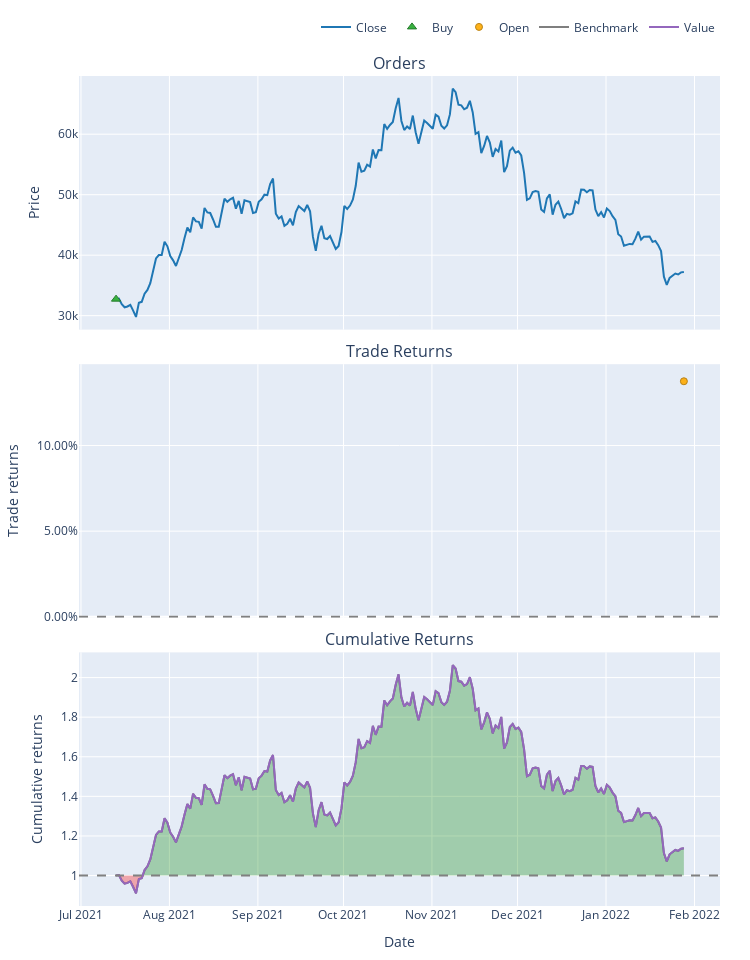

The code cell stored with this chart in its notebook:
### Code cell
port.from_orders(df_backtest_live['close']).plot().show()

### Figure 1 — Plotly figure (JSON) as saved in the notebook; plotly's stock layout.template omitted (floating-point values rounded to 4 significant figures; data arrays with more than 128 entries replaced by an {"elided": "..."} marker saying what was removed)
{"data": [{"legendgroup": "0", "line": {"color": "#1f77b4"}, "name": "Close", "showlegend": true, "type": "scatter", "uid": "793eb232-2403-4755-bcb1-9cf5e08038d0", "x": {"elided": "200 str values"}, "xaxis": "x", "y": {"elided": "200 float values"}, "yaxis": "y"}, {"customdata": [[0, 0.003055, 0]], "hovertemplate": "Order Id: %{customdata[0]}<br>Date: %{x}<br>Price: %{y}<br>Size: %{customdata[1]:.6f}<br>Fees: %{customdata[2]:.6f}", "legendgroup": "1", "marker": {"color": "#37B13F", "line": {"color": "rgb(38,123,44)", "width": 1}, "size": 8, "symbol": "triangle-up"}, "mode": "markers", "name": "Buy", "type": "scatter", "uid": "5d8a86ce-b088-4778-94ed-db6852c30321", "x": ["2021-07-13T07:00:00"], "xaxis": "x", "y": [32730.0], "yaxis": "y"}, {"customdata": [], "hovertemplate": "Order Id: %{customdata[0]}<br>Date: %{x}<br>Price: %{y}<br>Size: %{customdata[1]:.6f}<br>Fees: %{customdata[2]:.6f}", "legendgroup": "2", "marker": {"color": "#EA4335", "line": {"color": "rgb(181,31,18)", "width": 1}, "size": 8, "symbol": "triangle-down"}, "mode": "markers", "name": "Sell", "type": "scatter", "uid": "a141916d-64c0-4c5f-bc78-fb1ef77c8cab", "x": [], "xaxis": "x", "y": [], "yaxis": "y"}, {"customdata": [[0, 0, 13.75]], "hovertemplate": "Trade Id: %{customdata[0]}<br>Position Id: %{customdata[1]}<br>Date: %{x}<br>PnL: %{customdata[1]:.6f}<br>Return: %{y}", "legendgroup": "3", "marker": {"color": "#FFAA00", "line": {"color": "rgb(178,118,0)", "width": 1}, "opacity": [0.9], "size": [7], "symbol": "circle"}, "mode": "markers", "name": "Open", "type": "scatter", "uid": "b3b24bef-b1cd-43e7-865e-e2af5c77cb64", "x": ["2022-01-28T07:00:00"], "xaxis": "x2", "y": [0.1375], "yaxis": "y2"}, {"legendgroup": "4", "line": {"color": "#7f7f7f"}, "name": "Benchmark", "showlegend": true, "type": "scatter", "uid": "5ecf52c3-b31b-4900-94f0-6b1f6912f1d3", "x": {"elided": "200 str values"}, "xaxis": "x3", "y": {"elided": "200 float values"}, "yaxis": "y3"}, {"hoverinfo": "skip", "legendgroup": "5", "line": {"color": "rgba(0, 0, 0, 0)", "width": 0}, "opacity": 0, "showlegend": false, "type": "scatter", "uid": "0593d413-2a99-4b65-b2d3-b63553d78df4", "x": {"elided": "200 str values"}, "xaxis": "x3", "y": {"elided": "200 int values"}, "yaxis": "y3"}, {"connectgaps": false, "fill": "tonexty", "fillcolor": "rgba(0, 128, 0, 0.3)", "hoverinfo": "skip", "legendgroup": "5", "line": {"color": "rgba(0, 0, 0, 0)", "width": 0}, "opacity": 0, "showlegend": false, "type": "scatter", "uid": "0451c231-f544-4183-bce6-86c519f70b59", "x": {"elided": "200 str values"}, "xaxis": "x3", "y": {"elided": "200 float values"}, "yaxis": "y3"}, {"hoverinfo": "skip", "legendgroup": "5", "line": {"color": "rgba(0, 0, 0, 0)", "width": 0}, "opacity": 0, "showlegend": false, "type": "scatter", "uid": "720479fc-a5e5-41e2-8da3-73bc50e5a1a5", "x": {"elided": "200 str values"}, "xaxis": "x3", "y": {"elided": "200 int values"}, "yaxis": "y3"}, {"connectgaps": false, "fill": "tonexty", "fillcolor": "rgba(255, 0, 0, 0.3)", "hoverinfo": "skip", "legendgroup": "5", "line": {"color": "rgba(0, 0, 0, 0)", "width": 0}, "opacity": 0, "showlegend": false, "type": "scatter", "uid": "04c3dfa3-b445-4f93-a275-d9ef678533f3", "x": {"elided": "200 str values"}, "xaxis": "x3", "y": {"elided": "200 float values"}, "yaxis": "y3"}, {"legendgroup": "6", "line": {"color": "#9467bd"}, "name": "Value", "showlegend": true, "type": "scatter", "uid": "84ae7a13-c058-404a-ade3-f36aa3c18350", "x": {"elided": "200 str values"}, "xaxis": "x3", "y": {"elided": "200 float values"}, "yaxis": "y3"}, {"hoverinfo": "skip", "legendgroup": "5", "line": {"color": "rgba(0, 0, 0, 0)", "width": 0}, "opacity": 0, "showlegend": false, "type": "scatter", "uid": "5673c9d5-682d-41e6-a52d-44806960258a", "x": {"elided": "200 str values"}, "xaxis": "x3", "y": {"elided": "200 int values"}, "yaxis": "y3"}], "layout": {"annotations": [{"font": {"size": 16}, "showarrow": false, "text": "Orders", "x": 0.5, "xanchor": "center", "xref": "paper", "y": 1, "yanchor": "bottom", "yref": "paper"}, {"font": {"size": 16}, "showarrow": false, "text": "Trade Returns", "x": 0.5, "xanchor": "center", "xref": "paper", "y": 0.6528, "yanchor": "bottom", "yref": "paper"}, {"font": {"size": 16}, "showarrow": false, "text": "Cumulative Returns", "x": 0.5, "xanchor": "center", "xref": "paper", "y": 0.3056, "yanchor": "bottom", "yref": "paper"}], "height": 960, "legend": {"orientation": "h", "traceorder": "normal", "x": 1, "xanchor": "right", "y": 1.042, "yanchor": "bottom"}, "margin": {"b": 30, "l": 30, "r": 30, "t": 30}, "shapes": [{"line": {"color": "gray", "dash": "dash"}, "type": "line", "x0": 0, "x1": 1, "xref": "paper", "y0": 0, "y1": 0, "yref": "y2"}, {"line": {"color": "gray", "dash": "dash"}, "type": "line", "x0": 0, "x1": 1, "xref": "paper", "y0": 1, "y1": 1, "yref": "y3"}], "width": 750, "xaxis": {"anchor": "y", "domain": [0, 1], "matches": "x3", "showticklabels": false}, "xaxis2": {"anchor": "y2", "domain": [0, 1], "matches": "x3", "showticklabels": false}, "xaxis3": {"anchor": "y3", "domain": [0, 1], "title": {"text": "Date"}}, "yaxis": {"anchor": "x", "domain": [0.6944, 1], "title": {"text": "Price"}}, "yaxis2": {"anchor": "x2", "domain": [0.3472, 0.6528], "tickformat": ".2%", "title": {"text": "Trade returns"}}, "yaxis3": {"anchor": "x3", "domain": [0, 0.3056], "title": {"text": "Cumulative returns"}}}}
